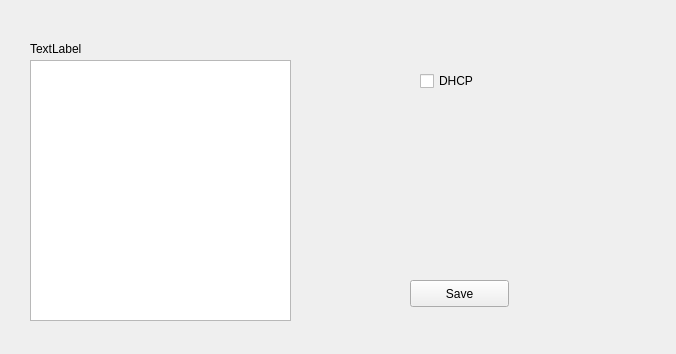
<?xml version="1.0" encoding="UTF-8"?>
<ui version="4.0">
 <class>HNEthDemoWidget</class>
 <widget class="QWidget" name="HNEthDemoWidget">
  <property name="geometry">
   <rect>
    <x>0</x>
    <y>0</y>
    <width>676</width>
    <height>354</height>
   </rect>
  </property>
  <property name="windowTitle">
   <string>HNEthDemoWidget</string>
  </property>
  <widget class="QWIFIWidget" name="tableView">
   <property name="geometry">
    <rect>
     <x>30</x>
     <y>60</y>
     <width>261</width>
     <height>261</height>
    </rect>
   </property>
  </widget>
  <widget class="QLabel" name="label">
   <property name="geometry">
    <rect>
     <x>30</x>
     <y>40</y>
     <width>221</width>
     <height>17</height>
    </rect>
   </property>
   <property name="text">
    <string>TextLabel</string>
   </property>
  </widget>
  <widget class="QCheckBox" name="checkBox">
   <property name="geometry">
    <rect>
     <x>420</x>
     <y>70</y>
     <width>97</width>
     <height>22</height>
    </rect>
   </property>
   <property name="text">
    <string>DHCP</string>
   </property>
  </widget>
  <widget class="QCPushButton" name="pushButton">
   <property name="geometry">
    <rect>
     <x>410</x>
     <y>280</y>
     <width>99</width>
     <height>27</height>
    </rect>
   </property>
   <property name="text">
    <string>Save</string>
   </property>
  </widget>
  <widget class="QCWidget" name="widget_wifi" native="true">
   <property name="geometry">
    <rect>
     <x>630</x>
     <y>10</y>
     <width>31</width>
     <height>31</height>
    </rect>
   </property>
  </widget>
 </widget>
 <layoutdefault spacing="6" margin="11"/>
 <customwidgets>
  <customwidget>
   <class>QWIFIWidget</class>
   <extends>QTableView</extends>
   <header>qwifiwidget.h</header>
  </customwidget>
  <customwidget>
   <class>QCWidget</class>
   <extends>QWidget</extends>
   <header>qcwidget.h</header>
   <container>1</container>
  </customwidget>
  <customwidget>
   <class>QCPushButton</class>
   <extends>QPushButton</extends>
   <header>qcpushbutton.h</header>
  </customwidget>
 </customwidgets>
 <resources/>
 <connections/>
</ui>
